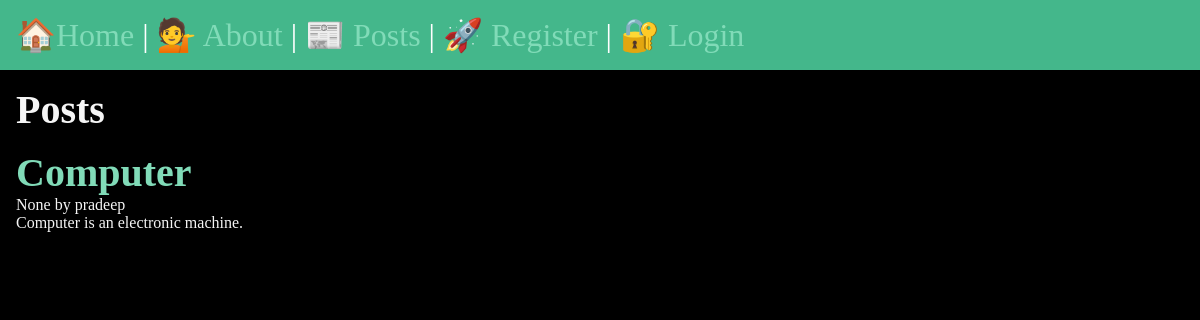
/posts/, run on the app's committed database.
### posts/models.py (models this page shows, shortened)
class Post(models.Model):
    title = models.CharField(max_length=100)
    body = models.TextField(max_length=1000)
    slug = models.SlugField()
    published_at = models.DateTimeField(null=True, blank=True)
    banner = models.ImageField(default="fallback.png", blank=True)
    author = models.ForeignKey(User, on_delete=models.CASCADE, default=None)

### posts/views.py (the view)
# urls.py: path('', views.posts_list, name="list"),
def posts_list(request):
    posts = Post.objects.all().order_by("-published_at")
    return render(request, "posts/posts_list.html", {"posts": posts})

### posts/templates/posts/posts_list.html (shortened to what this page needs)
{% extends "layout.html" %}
{% block content %}
    <section>
        <h1>Posts</h1>
        {% for post in posts %}
            <article>
                <h2>
                    <a href="{% url 'posts:page' slug=post.slug %}">
                        {{ post.title }}
                    </a>
                </h2>
                <p>{{ post.published_at }} by {{ post.author }}</p>
                <p>{{ post.body }}</p>
            </article>
        {% endfor %}
    </section>
{% endblock %}

### static/css/style.css (style rules this page uses)
* { margin: 0; padding: 0; box-sizing: border-box; }
body { min-height: 100vh; background-color: black; color: whitesmoke; font-size: 3rem; }
section { display: flex; flex-flow: column; gap: 1rem; }
h1, h2 { font-size: 2.5rem; }
p { font-size: 1rem; }
a { text-decoration: none; color: #81dbb8; }

### data on the page
Post: title "Computer", published_at "None", author "pradeep", body "Computer is an electronic machine."
